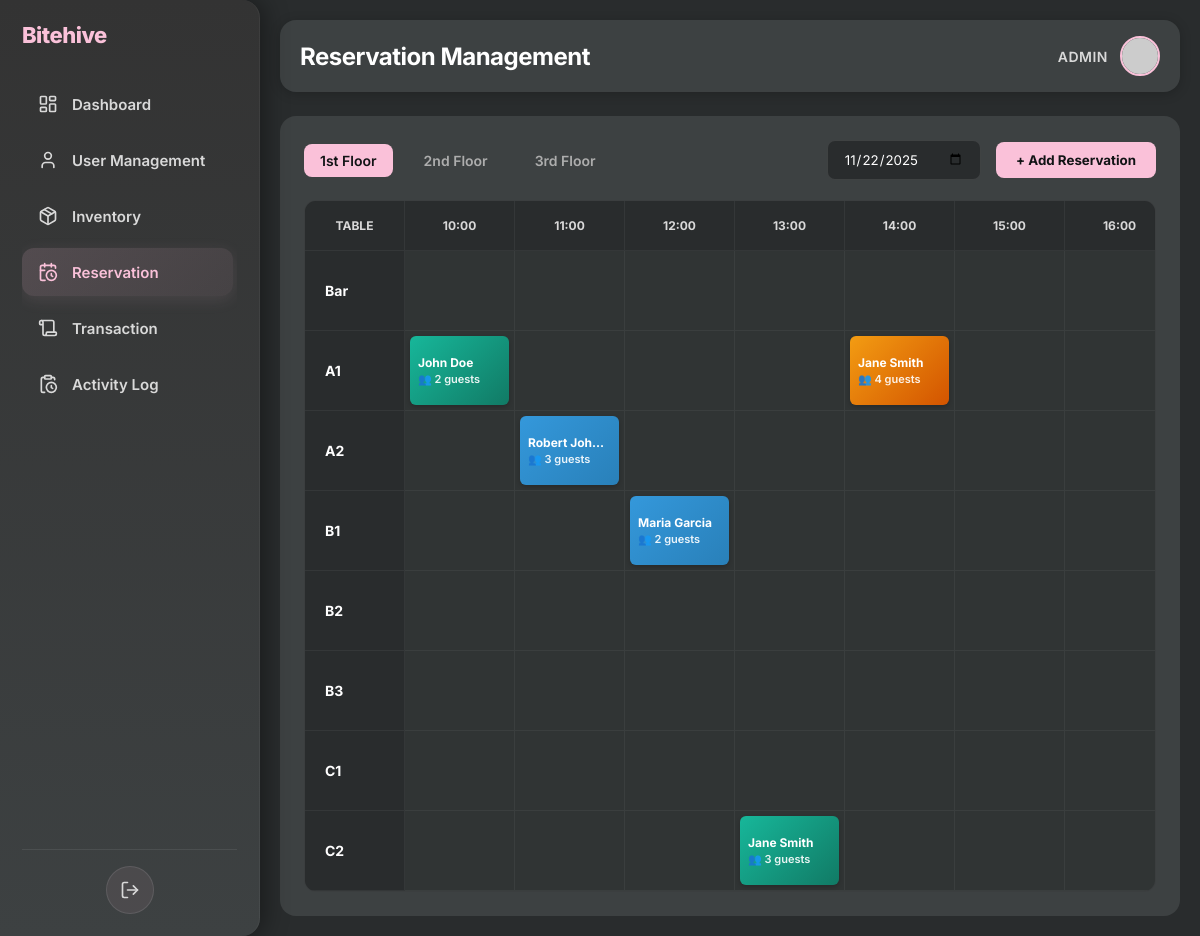
Page /features/admin/reservation_management/index.php on the committed database.
### tables this page shows
CREATE TABLE IF NOT EXISTS reservation (
    id_reservation INT AUTO_INCREMENT PRIMARY KEY,
    id_user INT NOT NULL,
    id_reservation_room VARCHAR(10) NOT NULL,
    seats INT NOT NULL,
    reservation_start DATETIME NOT NULL,
    reservation_time INT DEFAULT 120,
    reservation_date DATE NOT NULL,
    phone_number VARCHAR(20),
    email_address VARCHAR(255),
    status ENUM('pending', 'confirmed', 'seated', 'cancelled') DEFAULT 'pending',
    created_at TIMESTAMP DEFAULT CURRENT_TIMESTAMP,
    FOREIGN KEY (id_user) REFERENCES users(id_user) ON DELETE CASCADE,
    FOREIGN KEY (id_reservation_room) REFERENCES reservation_rooms(id_reservation_room) ON DELETE CASCADE
);

CREATE TABLE IF NOT EXISTS users (
    id_user INT AUTO_INCREMENT PRIMARY KEY,
    fullname VARCHAR(255) NOT NULL,
    password_hash VARCHAR(255) NOT NULL,
    role ENUM('admin', 'customer') DEFAULT 'customer',
    created_at TIMESTAMP DEFAULT CURRENT_TIMESTAMP
);

### features/admin/reservation_management/index.php (the view, shortened to what this page needs)
<?php
require_once 'init_database.php';
$floor_data = [
    '1' => ['Bar', 'A1', 'A2', 'B1', 'B2', 'B3', 'C1', 'C2'],
    '2' => ['D1', 'D2', 'D3', 'E1', 'E2', 'E3', 'F1', 'F2'],
    '3' => ['G1', 'G2', 'G3', 'H1', 'H2', 'H3', 'I1', 'I2']
];
$selectedFloor = $_GET['floor'] ?? '1';
$floor_tables = $floor_data[$selectedFloor] ?? $floor_data['1'];
$hours = range(10, 22);
$selectedDate = $_GET['date'] ?? date('Y-m-d');
try {
    $stmt = $pdo->prepare("
        SELECT r.*, u.fullname as name
        FROM reservation r
        JOIN users u ON r.id_user = u.id_user
        WHERE DATE(r.reservation_date) = :date
        AND r.status != 'cancelled'
        ORDER BY r.reservation_start
    ");
    $stmt->execute(['date' => $selectedDate]);
    $reservations = $stmt->fetchAll();
} catch (PDOException $e) {
    die("Error fetching reservations: " . $e->getMessage());
}
function getReservation($table, $hour, $data) {
    foreach ($data as $res) {
        if ($res['id_reservation_room'] == $table &&
            (int)date('H', strtotime($res['reservation_start'])) == $hour) {
            return [
                'id' => $res['id_reservation'],
                'table' => $res['id_reservation_room'],
                'hour' => (int)date('H', strtotime($res['reservation_start'])),
                'name' => $res['name'],
                'phone' => $res['phone_number'],
                'email' => $res['email_address'],
                'guests' => $res['seats'],
                'status' => $res['status'],
                'date' => date('Y-m-d', strtotime($res['reservation_date']))
            ];
        }
    }
    return null;
}
?>
<!doctype html>
<html lang="id">
<head>
  <link rel="stylesheet" href="style.css">
</head>
<body>
  <div class="app">
    <aside class="sidebar" id="sidebar">
      <div class="sidebar-top">
        <div class="brand">Bitehive</div>
        <nav class="nav">
          <a href="#" class="nav-item">
            <span class="icon-wrapper"></span><span class="label">Dashboard</span>
          </a>
          <a href="#" class="nav-item">
            <span class="icon-wrapper"><svg xmlns="http://www.w3.org/2000/svg" viewBox="0 0 24 24" fill="none" stroke="currentColor" stroke-width="2" stroke-linecap="round" stroke-linejoin="round"><path d="M19 21v-2a4 4 0 0 0-4-4H9a4 4 0 0 0-4 4v2"/><circle cx="12" cy="7" r="4"/></svg></span><span class="label">User Management</span>
          </a>
          <a href="#" class="nav-item">
            <span class="icon-wrapper"></span><span class="label">Inventory</span>
          </a>
          <a href="index.php" class="nav-item active">
            <span class="icon-wrapper"></span><span class="label">Reservation</span>
          </a>
          <a href="#" class="nav-item">
            <span class="icon-wrapper"><svg xmlns="http://www.w3.org/2000/svg" viewBox="0 0 24 24" fill="none" stroke="currentColor" stroke-width="2" stroke-linecap="round" stroke-linejoin="round"><path d="M19 17V5a2 2 0 0 0-2-2H4"/><path d="M8 21h12a2 2 0 0 0 2-2v-1a1 1 0 0 0-1-1H11a1 1 0 0 0-1 1v1a2 2 0 1 1-4 0V5a2 2 0 1 0-4 0v2a1 1 0 0 0 1 1h3"/></svg></span><span class="label">Transaction</span>
          </a>
          <a href="#" class="nav-item">
            <span class="icon-wrapper"></span><span class="label">Activity Log</span>
          </a>
        </nav>
      </div>
      <div class="sidebar-bottom">
        <button class="logout-btn" id="logoutBtn"><svg xmlns="http://www.w3.org/2000/svg" viewBox="0 0 24 24" fill="none" stroke="currentColor" stroke-width="2" stroke-linecap="round" stroke-linejoin="round"><path d="m16 17 5-5-5-5"/><path d="M21 12H9"/><path d="M9 21H5a2 2 0 0 1-2-2V5a2 2 0 0 1 2-2h4"/></svg></button>
      </div>
    </aside>
    <main class="main">
      <div class="main-inner">
        <header class="topbar">
          <div class="title-wrap">
            <h1 class="title">Reservation Management</h1>
          </div>
          <div class="user">
            <div class="user-text">ADMIN</div>
            <img class="avatar" src="https://i.pravatar.cc/40?img=5" alt="Admin avatar">
          </div>
        </header>
        <div class="content">
            <div class="res-toolbar">
                <div class="res-tabs">
                    <button class="res-tab <?php echo $selectedFloor == '1' ? 'active' : ''; ?>" onclick="changeFloor('1')">1st Floor</button>
                    <button class="res-tab <?php echo $selectedFloor == '2' ? 'active' : ''; ?>" onclick="changeFloor('2')">2nd Floor</button>
                    <button class="res-tab <?php echo $selectedFloor == '3' ? 'active' : ''; ?>" onclick="changeFloor('3')">3rd Floor</button>
                </div>
                <div class="res-actions">
                    <input type="date" class="date-input" id="dateFilter" value="<?php echo $selectedDate; ?>">
                    <button class="btn-add" onclick="openAddModal()">+ Add Reservation</button>
                </div>
            </div>
            <div class="grid-wrapper">
                <div class="grid-table" style="grid-template-columns: 100px repeat(<?php echo count($hours); ?>, 110px);">
                    <div class="header-cell corner">TABLE</div>
                    <?php foreach($hours as $h): ?>
                        <div class="header-cell"><?php echo str_pad($h, 2, '0', STR_PAD_LEFT).':00'; ?></div>
                    <?php endforeach; ?>
                    <?php foreach($floor_tables as $table): ?>
                        <div class="row-label"><?php echo $table; ?></div>
                        <?php foreach($hours as $h): ?>
                            <?php $res = getReservation($table, $h, $reservations); ?>
                            <div class="cell <?php echo $res ? '' : 'empty'; ?>"
                                 onclick="<?php echo $res ? "openDetailModal({$res['id']})" : "openBookingModal('$table', $h)"; ?>">
                                <?php if($res): ?>
                                    <div class="res-block st-<?php echo $res['status']; ?>">
                                        <div class="res-name"><?php echo htmlspecialchars($res['name']); ?></div>
                                        <div class="res-pax">👥 <?php echo $res['guests']; ?> guests</div>
                                    </div>
                                <?php endif; ?>
                            </div>
                        <?php endforeach; ?>
                    <?php endforeach; ?>
                </div>
            </div>
        </div>
      </div>
    </main>
  </div>
</body>
</html>

### rows in the picture
reservation: id_user.fullname "John Doe", seats "2"
reservation: id_user.fullname "Jane Smith", seats "4"
reservation: id_user.fullname "Robert Joh…", seats "3"
reservation: id_user.fullname "Maria Garcia", seats "2"
reservation: id_user.fullname "Jane Smith", seats "3"

### other values in the picture
str_pad($h, 2, '0', STR_PAD_LEFT) "10"
str_pad($h, 2, '0', STR_PAD_LEFT) "11"
str_pad($h, 2, '0', STR_PAD_LEFT) "12"
str_pad($h, 2, '0', STR_PAD_LEFT) "13"
str_pad($h, 2, '0', STR_PAD_LEFT) "14"
str_pad($h, 2, '0', STR_PAD_LEFT) "15"
str_pad($h, 2, '0', STR_PAD_LEFT) "16"
$table "Bar"
$table "A1"
$table "A2"
$table "B1"
$table "B2"
$table "B3"
$table "C1"
$table "C2"
